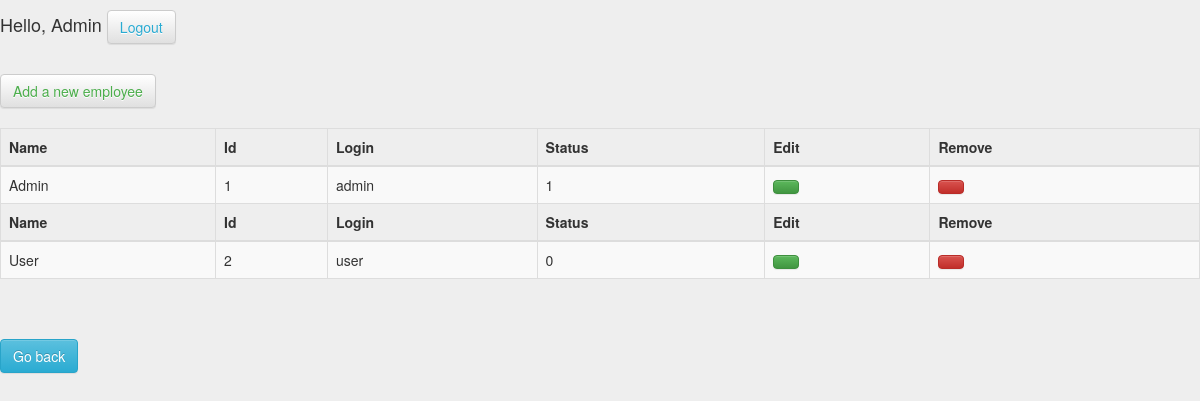
Before: /index.php?c=employeelist&a=index (signed in) with the older database file.
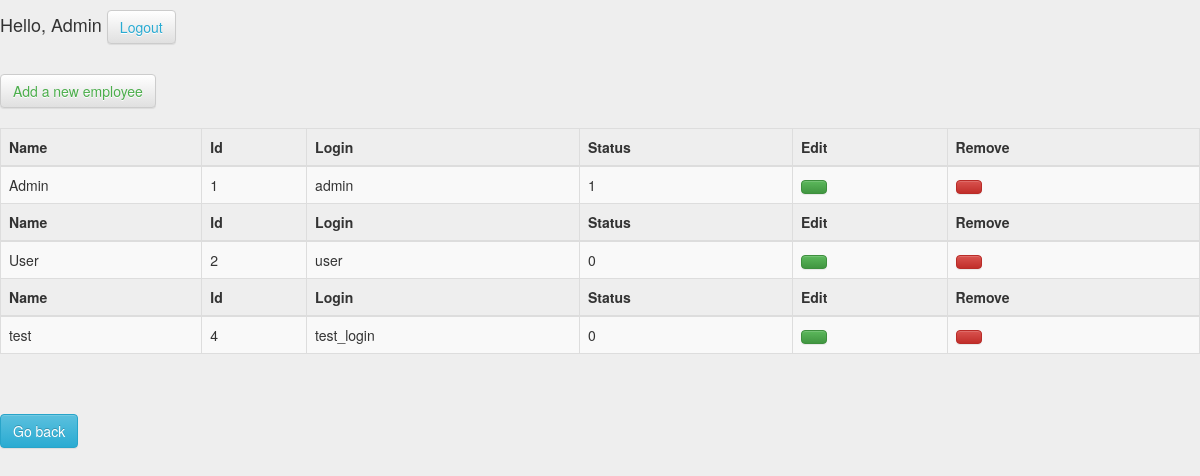
After: the same page with the newer database file.
### tables this page shows
CREATE TABLE `users` (
  `users_id` int(11) NOT NULL,
  `users_name` varchar(255) NOT NULL,
  `users_login` varchar(255) NOT NULL,
  `users_password` varchar(255) NOT NULL,
  `users_role` int(11) NOT NULL DEFAULT '0' COMMENT '1 - admin, 0 - user'
);

### controllers/EmployeelistController.php (called while the page is built, shortened)
<?php
class EmployeelistController extends BaseController{
    public function index(){
        $users = User::model()->findAll();
        $this->render("index", ["users"=> $users]);
    }
}

### index.php (called while the page is built, shortened)
<?php
include("config/config.php");
include("libraries/autoloader.php");
$app = new App($config);
$app->start();

### libraries/autoloader.php (called while the page is built, shortened)
<?php
if(!function_exists("LibLoader")){
    function LibLoader($class){
        $class = strtolower($class);
        $filePath = __DIR__."/".$class.".php";
    }
}
if(!function_exists("LibControllers")){
    function LibControllers($class){
        $class = ucfirst($class);
        $filePath = __DIR__."/../controllers/".$class.".php";
    }
}
if(!function_exists("LibModels")){
    function LibModels($class){
        $class = ucfirst($class);
        $filePath = __DIR__."/../models/".$class.".php";
    }
}

### models/Models.php (called while the page is built, shortened)
<?php
abstract class Models{
    protected $db;
    private static  $_models = [];
    public function __construct(){
        $this->db = App::$db;
    }
    public static function model($className = __CLASS__){
        if(isset(self::$_models[$className])){
            return self::$_models[$className];
        }else{
            self::$_models[$className] = new $className();
            return self::$_models[$className];
        }
    }
    public function findAll($params = [], $orders = []){
        $sql = "select * from ".$this->getTableName();
        $dbParams = [];
        $sth = $this->db->prepare($sql);
        $sth->execute($dbParams);
        return $sth->fetchAll(PDO::FETCH_ASSOC);
    }
}

### models/User.php (called while the page is built, shortened)
<?php
class User extends Models{
    public function getTableName(){
        return "users";
    }
    public static function model($className = __CLASS__){
        return parent::model($className);
    }
}

### views/employeelist/index.php (the view, shortened to what this page needs)
<br><a href="index.php?c=employeelist&a=create" class="btn btn-default" style="color: #4cae4c">Add a new employee</a><br><br>
<table class="table table-striped table-bordered"
       id="myModal">
    <?php foreach ($users as $value) { ?>
    <thead>
    <tr>
        <th>Name</th>
        <th>Id</th>
        <th>Login</th>
        <th>Status</th>
        <th>Edit</th>
        <th>Remove</th>
    </tr>
    </thead>
    <tbody>
    <tr>
        <td><?=$value['users_name']?></td>
        <td><?=$value['users_id']?></td>
        <td><?=$value['users_login']?></td>
        <td><?=$value['users_role']?></td>
        <td>
            <button type="button"
                    class="btnRemove btn btn-success remove show_tip"
                    data-original-title="Remove from list"
                    data-id="<?=$value['users_id']?>"
            </button>
        </td>
        <td>
            <button title="DELETE" type="button"
                    class="btnDelete btn btn-danger remove show_tip"
                    data-original-title="Remove from list"
                    data-id="<?=$value['users_id']?>"
                    data-name="<?=$value['users_name']?>">
            </button>
        </td>
    </tr>
    </tbody>
    <? } ?>
</table>

Changed rows visible on the page:
added users: users_name "test", users_id "4", users_login "test_login", users_role "0"
